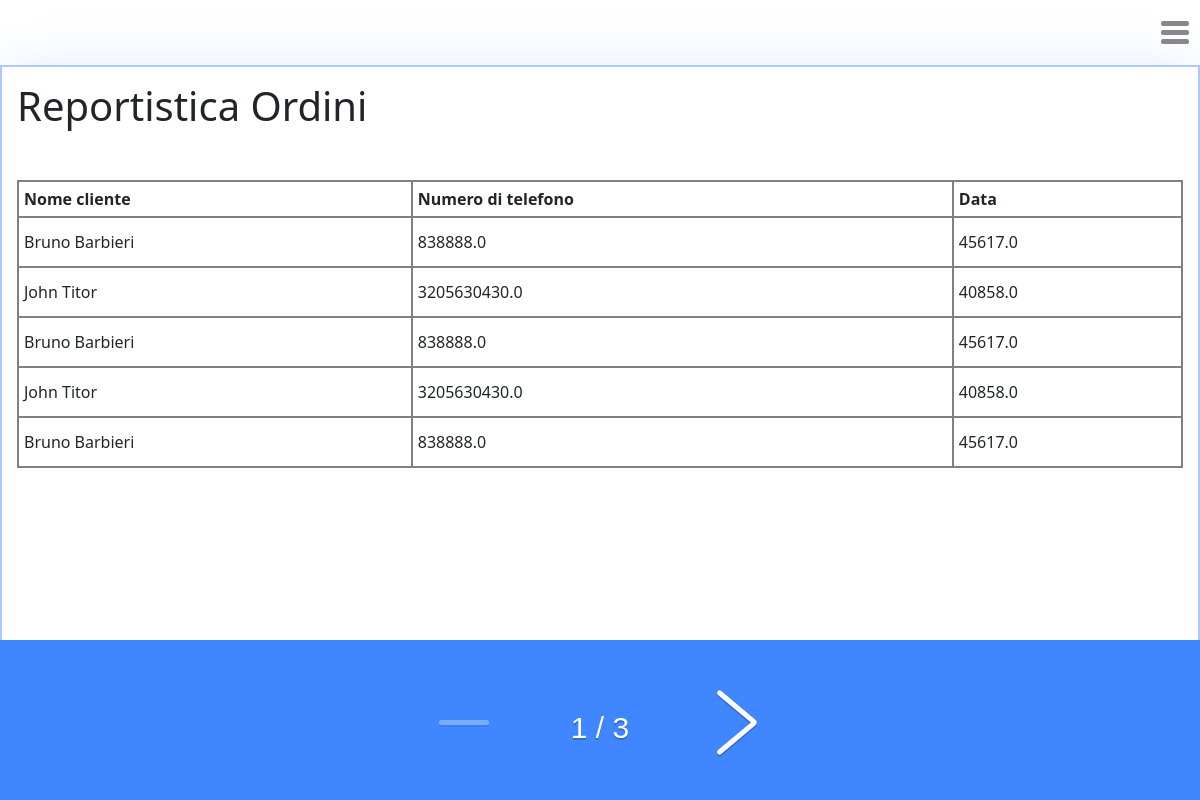
The page /orders on the database its author committed.
### model.py (models this page shows, shortened)
class DeliveryOrder(db.Model):
    __table_args__ = {'extend_existing': True}
    id = db.Column(db.Integer, primary_key=True)
    customer_name = db.Column(db.String(100), unique=False)
    phonenumber = db.Column(db.String(100), unique=False)
    address = db.Column(db.String(100), unique=False)
    delivery_date = db.Column(db.String(100), unique=False)
    city = db.Column(db.String(100), unique=False)
    insert_date = db.Column(db.DateTime, default=datetime.utcnow)

### view.py (the view)
@app.route('/orders')
def list_orders():
    index = request.args.get('page', 1, type=int)
    page = db.paginate(db.select(DeliveryOrder).order_by(DeliveryOrder.insert_date), per_page=5, page=index)
    return render_template('list_orders.html', items=page, title='Ordini')

### templates/list_orders.html (shortened to what this page needs)
{% extends "base.html" %}
{% block content %}
<div class="report-table">
<h1>Reportistica Ordini</h1>
<table>
    <thead class="thead-dark">
        <tr>
          <th scope="col">Nome cliente</th>
          <th scope="col">Numero di telefono</th>
          <th scope="col">Data</th>
        </tr>
    </thead>
    <tbody>
    {% for order in items %}
    <tr onclick="openDialog('{{ order.id}}',
                            '{{ order.phonenumber|safe }}',
                            '{{ order.delivery_date|safe }}',
                            '{{ order.address|safe }}',
                            '{{ order.city|safe }}')">
        <td><span>{{ order.customer_name }}</span></td>
        <td><span>{{ order.phonenumber }}</span></td>
        <td><span>{{ order.delivery_date }}</span></td>
    </tr>
    {% endfor %}
    </tbody>
</table>
</div>
{% include "_pagination.html" %}
{% endblock content %}

### templates/base.html (shortened to what this page needs)
<!DOCTYPE html>
    <head>
        <link rel="stylesheet" href="static/style.css">
        <link href="https://cdn.jsdelivr.net/npm/bootstrap@5.3.3/dist/css/bootstrap.min.css" rel="stylesheet">
    </head>
    <body>
    {% include "_navigation.html" %}
    {% block content %}{% endblock content %}
    </body>
</html>

### templates/_navigation.html (shortened to what this page needs)
<header>
    <a href="#menu" id="toggle"><span></span></a>
</header>

### templates/_pagination.html (shortened to what this page needs)
<div class="pagination-control">
    <div class="counter">
    </div>
    <button class="paginate left"><i></i></button>
    <button class="paginate right"><i></i><i></i></button>
</div>

### static/style.css (style rules this page uses)
* { box-sizing: border-box; }
body { margin: 0; margin-top: 65px!important; padding: 0; background-color: var(--clr-light); color: var(--clr-black); font-family: 'Poppins', sans-serif; font-size: 1.125rem; justify-content: center; align-items: center; margin-top: 65px; }
.report-table { padding: 15px; height: 80vh; background-color: var(--clr-white); box-shadow: 0 10px 60px rgb(218, 229, 255); border: 2px solid var(--clr-light-blue); }
table { margin: 50px auto; width: 100%; }
#toggle { display: block; width: 28px; height: 30px; margin: 30px auto 10px; }
#toggle span:after, #toggle span:before { content: ""; position: absolute; left: 0; top: -9px; }
#toggle span:after { top: 9px; }
#toggle span { position: relative; display: block; }
#toggle span, #toggle span:after, #toggle span:before { width: 100%; height: 5px; background-color: #888; transition: all 0.3s; backface-visibility: hidden; border-radius: 2px; }
a, a:visited, a:hover, a:active { color: inherit; }
header { position: absolute; z-index: 99999999; top: 0; right: 0; margin: 0 auto; width: 50px; height: 50px; }
th, td { border-bottom: 1px solid #ddd; border: 2px solid black; border-width: 2px!important; padding: 5px; }
button { background:#ffffff; height:40px; border:0; border-radius:5px; color:#000000; padding:0 15px; cursor:pointer; }
.pagination-control { position: absolute; left: 0; bottom: 0; right: 0; background-color: var(--clr-blue); height: 20vh; font-size: 20px; }
button { -webkit-appearance: none; background: transparent; border: 0; outline: 0; }
.paginate { position: relative; margin: 10px; width: 50px; height: 50px; cursor: pointer; transform: translate3d(0, 0, 0); position: absolute; top: 50%; margin-top: -20px; -webkit-filter: drop-shadow(0 2px 0px rgba(0, 0, 0, 0.2)); }
.paginate i { position: absolute; top: 40%; left: 0; width: 50px; height: 5px; border-radius: 2.5px; background: #fff; transition: all 0.15s ease; }
.paginate.left { right: 58%; }
.paginate.left i { transform-origin: 0% 50%; }
.paginate.left i:last-child { transform: translate(0, 1px) rotate(-40deg); }
.paginate.left[data-state=disabled] i:last-child { transform: translate(-5px, 0) rotate(0deg); }
.paginate.right { left: 58%; }
.paginate.right i { transform-origin: 100% 50%; }
.paginate.right i:first-child { transform: translate(0, 1px) rotate(40deg); }
.paginate.right i:last-child { transform: translate(0, -1px) rotate(-40deg); }
.paginate[data-state=disabled] { opacity: 0.3; cursor: default; }
.counter { text-align: center; position: absolute; width: 100%; top: 50%; margin-top: -15px; font-size: 30px; font-family: Helvetica, sans-serif; text-shadow: 0px 2px 0px rgba(0, 0, 0, 0.2); color: #fff; }
tbody tr { height: 50px; -webkit-transition: background-color 500ms linear; -ms-transition: background-color 500ms linear; transition: background-color 500ms linear; }

### rows shown on the page
DeliveryOrder: customer_name "Bruno Barbieri", phonenumber "838888.0", delivery_date "45617.0"
DeliveryOrder: customer_name "John Titor", phonenumber "3205630430.0", delivery_date "40858.0"
DeliveryOrder: customer_name "Bruno Barbieri", phonenumber "838888.0", delivery_date "45617.0"
DeliveryOrder: customer_name "John Titor", phonenumber "3205630430.0", delivery_date "40858.0"
DeliveryOrder: customer_name "Bruno Barbieri", phonenumber "838888.0", delivery_date "45617.0"
